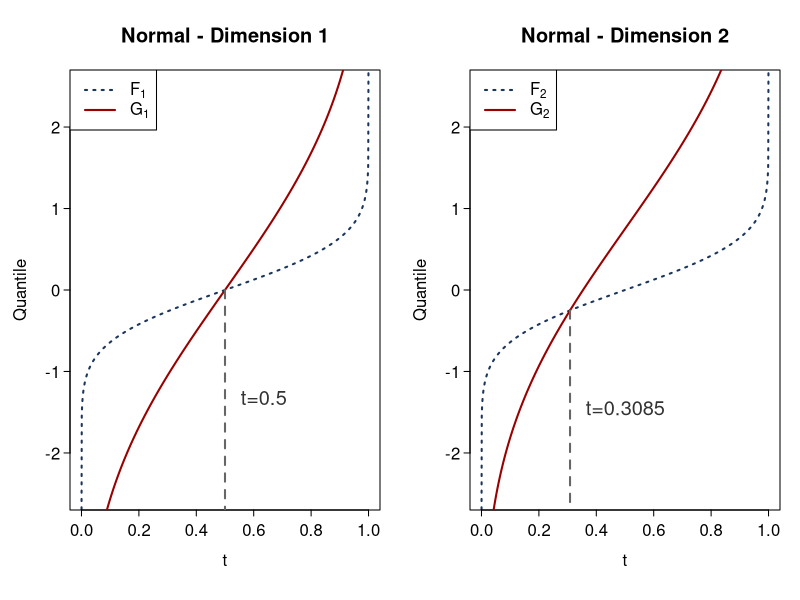
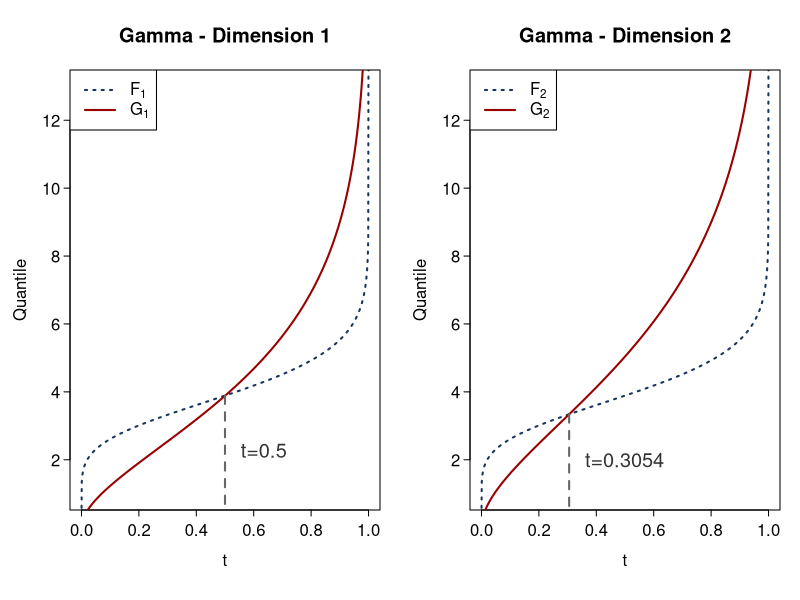
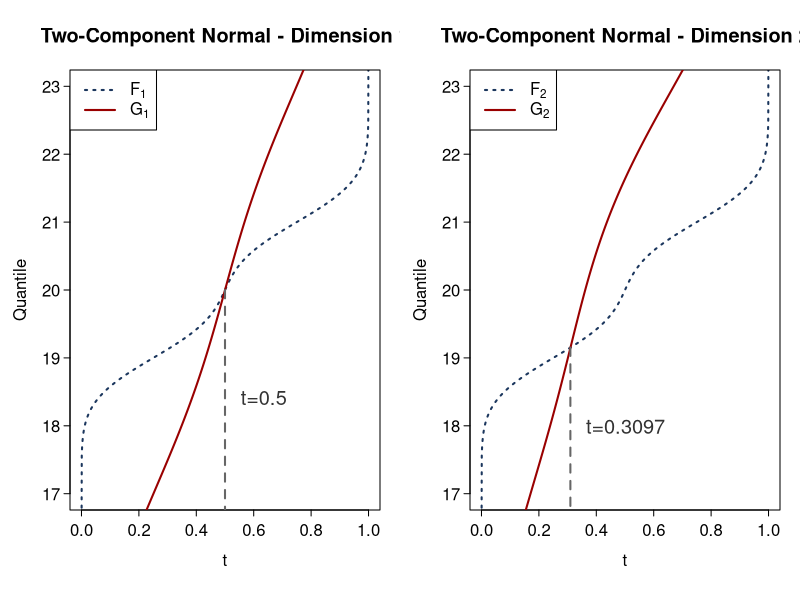

Write R code to recreate these figures, in order.
# Normal distribution
case1_params <- list(
  F1 = structure(c(0, 0.5**2), type = "normal"),
  G1 = structure(c(0, 2**2), type = "normal"),
  F2 = structure(c(0, 0.5**2), type = "normal"),
  G2 = structure(c(0.75, 2**2), type = "normal")
)

# Gamma distribution
case2_params <- list(
  F1 = structure(c(12, 3), type = "gamma"),
  G1 = structure(c(2, 0.432), type = "gamma"),
  F2 = structure(c(12, 3), type = "gamma"),
  G2 = structure(c(2, 0.333), type = "gamma")
)

# Two-Component Normal Mixture distribution
mixnorm_F <- structure(
  list(
    list(mean = 19, sd = 0.5),
    list(mean = 21, sd = 0.5)
  ), 
  type = "mixture_normal"
)

mixnorm_G1 <- structure(
  list(
    list(mean = 17, sd = 2),
    list(mean = 23, sd = 2)
  ), 
  type = "mixture_normal",
  weights = c(0.5, 0.5)
)

mixnorm_G2 <- structure(
  list(
    list(mean = 17, sd = 2),
    list(mean = 23, sd = 2)
  ), 
  type = "mixture_normal",
  weights = c(0.34, 0.66)
)

case3_params <- list(
  F1 = mixnorm_F,
  G1 = mixnorm_G1,
  F2 = mixnorm_F,
  G2 = mixnorm_G2
)


generate_combined_quantile <- function(F_params, G_params, p_seq = seq(0.000000001, 0.999999999, length.out = 1000)) {
  F_type <- attr(F_params, "type")
  G_type <- attr(G_params, "type")
  
  F_quant <- switch(F_type,
                    "normal" = qnorm(p_seq, F_params[1], sqrt(F_params[2])),
                    "gamma" = qgamma(p_seq, shape = F_params[1], rate = F_params[2]),
                    "mixture_normal" = {
                      weights <- attr(F_params, "weights", exact = TRUE)
                      if (is.null(weights)) weights <- c(0.5, 0.5)
                      sapply(p_seq, function(p) {
                        uniroot(function(x) {
                          weights[1] * pnorm(x, F_params[[1]]$mean, F_params[[1]]$sd) +
                            weights[2] * pnorm(x, F_params[[2]]$mean, F_params[[2]]$sd) - p
                        }, interval = c(min(F_params[[1]]$mean, F_params[[2]]$mean) - 6*max(F_params[[1]]$sd,F_params[[2]]$sd),
                                        max(F_params[[1]]$mean, F_params[[2]]$mean) + 6*max(F_params[[1]]$sd,F_params[[2]]$sd)))$root
                      })
                    }
  )
  
  G_quant <- switch(G_type,
                    "normal" = qnorm(p_seq, G_params[1], sqrt(G_params[2])),
                    "gamma" = qgamma(p_seq, shape = G_params[1], rate = G_params[2]),
                    "mixture_normal" = {
                      weights <- attr(G_params, "weights", exact = TRUE)
                      if (is.null(weights)) weights <- c(0.5, 0.5)
                      sapply(p_seq, function(p) {
                        uniroot(function(x) {
                          weights[1] * pnorm(x, G_params[[1]]$mean, G_params[[1]]$sd) +
                            weights[2] * pnorm(x, G_params[[2]]$mean, G_params[[2]]$sd) - p
                        }, interval = c(min(G_params[[1]]$mean, G_params[[2]]$mean) - 6*max(G_params[[1]]$sd,G_params[[2]]$sd),
                                        max(G_params[[1]]$mean, G_params[[2]]$mean) + 6*max(G_params[[1]]$sd,G_params[[2]]$sd)))$root
                      })
                    }
  )
  
  list(
    F = data.frame(p = p_seq, q = F_quant),
    G = data.frame(p = p_seq, q = G_quant)
  )
}


plot_comparison_quantile_base <- function(F1_params, G1_params, F2_params, G2_params, 
                                          case_name, filename, y_range = NULL,
                                          vlines_dim1 = NULL, vlines_dim2 = NULL) {
  dim1_data <- generate_combined_quantile(F1_params, G1_params)
  dim2_data <- generate_combined_quantile(F2_params, G2_params)
  
  if (is.null(y_range)) {
    all_q <- c(dim1_data$F$q, dim1_data$G$q, dim2_data$F$q, dim2_data$G$q)
    y_range <- range(all_q, na.rm = TRUE)
  }
  
  par(mfrow = c(1, 2), 
      mar = c(4.5, 3.5, 3.5, 1), 
      las = 1, 
      tcl = -0.3, 
      mgp = c(2, 0.5, 0), 
      oma = c(0, 0, 0, 0)
  )
  
  # --- Dimension 1 ---
  plot(dim1_data$F$p, dim1_data$F$q, type = "l", col = "#1b365d", lwd = 2, lty=3, 
       xlab = "t", ylab = "Quantile", main = paste(case_name, "- Dimension 1"),
       ylim = y_range)
  lines(dim1_data$G$p, dim1_data$G$q, col = "#990000", lwd = 2)
  legend("topleft", col = c("#1b365d", "#990000"), lty = c(3,1), lwd = 2,
         legend = c(expression(F[1]), expression(G[1])))
  
  if (!is.null(vlines_dim1)) {
    for (p_target in vlines_dim1) {
      q_val <- approx(dim1_data$F$p, dim1_data$F$q, xout = p_target)$y
      y_min <- par("usr")[3]
      segments(p_target, q_val, p_target, y_min, lty = 2, lwd = 2, col = "gray40")
      
      text(x = p_target + 0.02,
           y = (q_val + y_min)/2,
           labels = paste0("t=", round(p_target, 4)),
           pos = 4,
           cex = 1.2, col = "gray20")
    }
  }
  
  # --- Dimension 2 ---
  plot(dim2_data$F$p, dim2_data$F$q, type = "l", col = "#1b365d", lwd = 2, lty=3, 
       xlab = "t", ylab = "Quantile", main = paste(case_name, "- Dimension 2"),
       ylim = y_range)
  lines(dim2_data$G$p, dim2_data$G$q, col = "#990000", lwd = 2)
  legend("topleft", col = c("#1b365d", "#990000"), lty = c(3,1), lwd = 2,
         legend = c(expression(F[2]), expression(G[2])))
  
  if (!is.null(vlines_dim2)) {
    for (p_target in vlines_dim2) {
      q_val <- approx(dim2_data$F$p, dim2_data$F$q, xout = p_target)$y
      y_min <- par("usr")[3]
      segments(p_target, q_val, p_target, y_min, lty = 2, lwd = 2, col = "gray40")
      
      text(x = p_target + 0.02, 
           y = (q_val + y_min)/2, 
           labels = paste0("t=", round(p_target, 4)),
           pos = 4,
           cex = 1.2, col = "gray20")
    }
  }
  
  dev.copy(png, filename = filename, width = 8.5, height = 5, units = "in", res = 300)
  dev.off()
  par(mfrow = c(1, 1))
}


plot_comparison_quantile_base(case1_params$F1, case1_params$G1, 
                              case1_params$F2, case1_params$G2, 
                              "Normal", "quantile_normal.png",
                              y_range = c(-2.5,2.5),
                              vlines_dim1 = c(0.5),
                              vlines_dim2 = c(0.3085))

plot_comparison_quantile_base(case2_params$F1, case2_params$G1, 
                              case2_params$F2, case2_params$G2, 
                              "Gamma", "quantile_gamma.png",
                              y_range = c(1,13),
                              vlines_dim1 = c(0.5),
                              vlines_dim2 = c(0.3054))

plot_comparison_quantile_base(case3_params$F1, case3_params$G1, 
                              case3_params$F2, case3_params$G2, 
                              "Two-Component Normal", "quantile_twocompnormal.png",
                              y_range = c(17,23),
                              vlines_dim1 = c(0.5),
                              vlines_dim2 = c(0.3097))

cat("All figures have been saved！\n")
